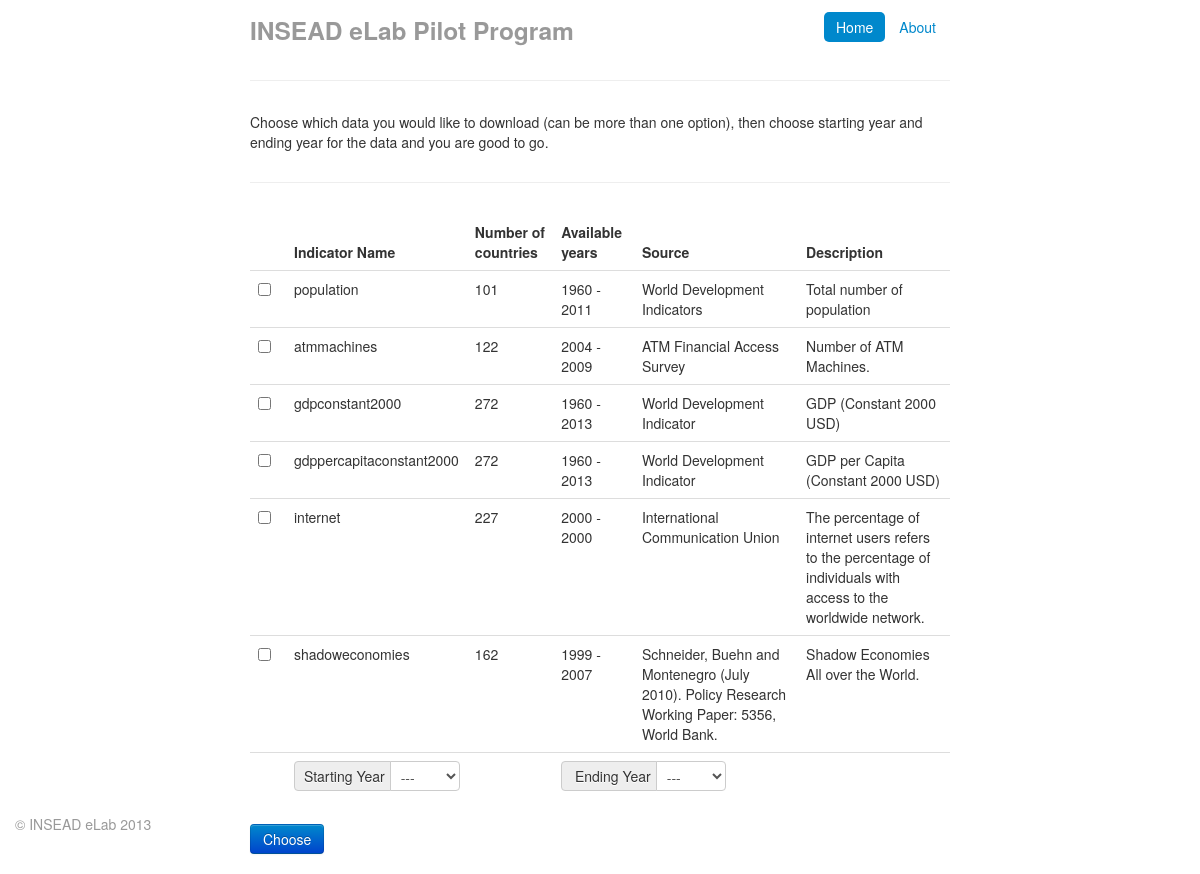
The page /home.php on the database as committed earlier.
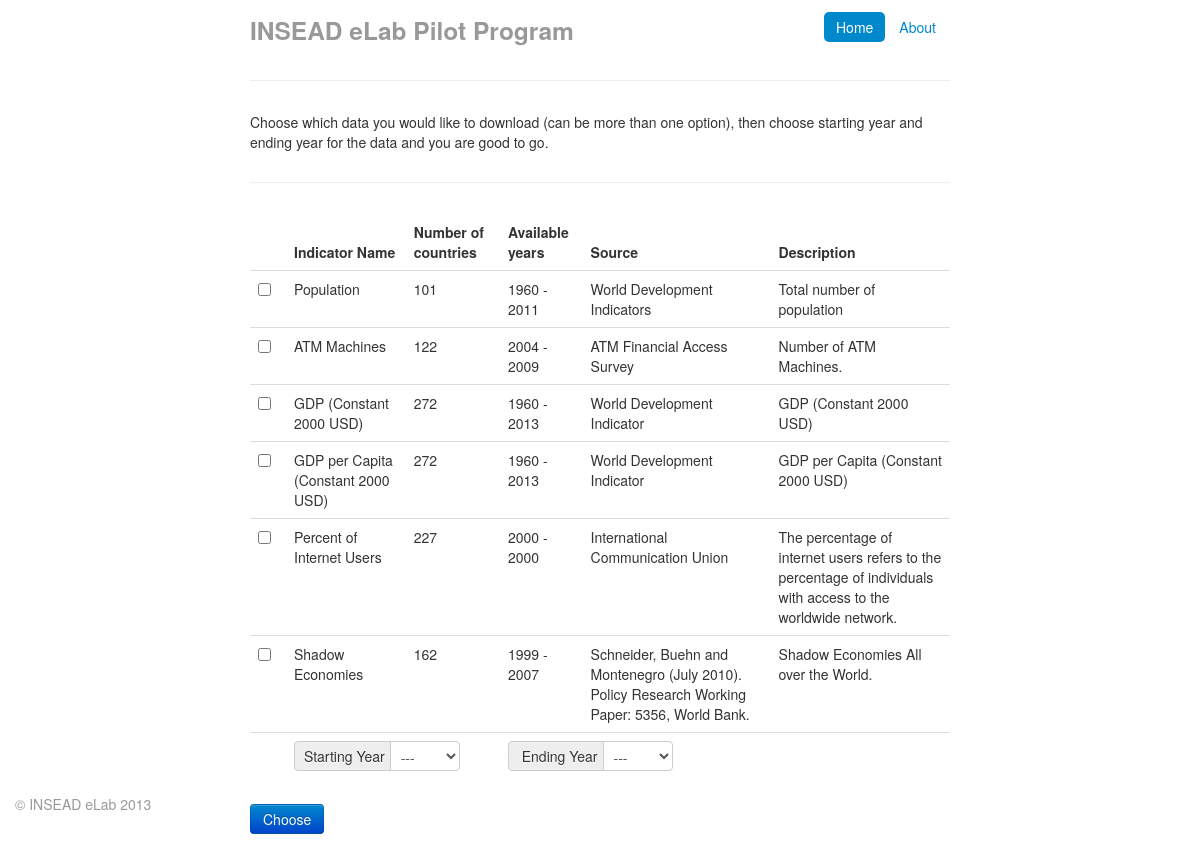
The same page on the database as committed later.
### tables this page shows
CREATE TABLE IF NOT EXISTS `data_tables` (
  `name` text NOT NULL,
  `table_name` text NOT NULL,
  `countries` int(11) NOT NULL,
  `year_start` int(11) NOT NULL,
  `year_end` int(11) NOT NULL,
  `source` text NOT NULL,
  `description` text NOT NULL,
  `notes` text
);

### home.php (the view, shortened to what this page needs)
<!DOCTYPE html>
<html lang="en">
  <head>
    <link href="bootstrap/css/bootstrap.css" rel="stylesheet">
    <link href="bootstrap/css/bootstrap-responsive.css" rel="stylesheet">
  </head>
  <body>
	<div id="wrap">
    <div class="container-narrow">
      <div class="masthead">
        <ul class="nav nav-pills pull-right">
          <li class="active"><a href="#">Home</a></li>
          <li><a href="about.php">About</a></li>
        </ul>
        <h3 class="muted">INSEAD eLab Pilot Program</h3>
      </div>
	  <hr>
	  Choose which data you would like to download (can be more than one option), then choose starting year and ending year for the data and you are good to go.
	  <hr>
      <form action="result.php" method="post">
	  <?php
		$result = mysql_query("SELECT * FROM data_tables;");
		echo "<table class=\"table table-hover\">
		<thead>
		<tr>
		<th></th>
		<th>Indicator Name</th>
		<th>Number of countries</th>
		<th>Available years</th>
		<th>Source</th>
		<th>Description</th>
		</tr>
		</thead></tbody>";
		while($row = mysql_fetch_array($result))
		  {
		  echo "<tr>";
		  echo "<td><label class=\"checkbox\"><input type=\"checkbox\" name=\"table[]\" value=\"". $row['table_name']."\"></label></td>";
		  echo "<td>" . $row['name'] . "</td>";
		  echo "<td>" . $row['countries'] . "</td>";
		  echo "<td>" . $row['year_start'] . " - " . $row['year_end'] . "</td>";
		  echo "<td>" . $row['source'] . "</td>";
		  echo "<td>" . $row['description'] . "</td>";
		  echo "</tr>";
		  }
		?>
		<tr>
		<td></td>
		<td colspan="2">
		  <div class="input-prepend">
			<span class="add-on">&nbsp;Starting Year</span>
			<select class="span1" name="start_year">
			<option value="">---</option>
			</select>
		  </div>
		</td>
		<td colspan="2">
		  <div class="input-prepend">
			<span class="add-on">&nbsp;&nbsp;Ending Year</span>
			<select class="span1" name="end_year">
			<option value="">---</option>
			</select>
		</div>
		</td>
		<td></td>
		</tr>
	  <?php
		echo "</tbody></table>";
	  ?>
	  <button class="btn btn-primary" type="submit">Choose</button>
	  </form>
    </div>
	</div>
	<div id="footer">
      <div class="container">
        <p class="muted credit">&copy; INSEAD eLab 2013</p>
      </div>
    </div>
  </body>
</html>

### home.php (style rules this page uses)
html, body { height: 100%; }
#wrap { min-height: 100%; height: auto !important; height: 100%; margin: 0 auto -60px; }
#push, #footer { height: 60px; }
.container-narrow { margin: 0 auto; max-width: 700px; }
.container-narrow > hr { margin: 30px 0; }

Rows that differ between the two databases and show on the page:
removed data_tables: name "population", countries "101", year_start "1960", year_end "2011", source "World Development Indicators", description "Total number of population"
removed data_tables: name "atmmachines", countries "122", year_start "2004", year_end "2009", source "ATM Financial Access Survey", description "Number of ATM Machines."
removed data_tables: name "gdpconstant2000", countries "272", year_start "1960", year_end "2013", source "World Development Indicator", description "GDP (Constant 2000 USD)"
removed data_tables: name "gdppercapitaconstant2000", countries "272", year_start "1960", year_end "2013", source "World Development Indicator", description "GDP per Capita (Constant 2000 USD)"
removed data_tables: name "internet", countries "227", year_start "2000", year_end "2000", source "International Communication Union", description "The percentage of internet users refers to the percentage of individuals with access to the worldwide network."
removed data_tables: name "shadoweconomies", countries "162", year_start "1999", year_end "2007", source "Schneider, Buehn and Montenegro (July 2010). Policy Research Working Paper: 5356, World Bank.", description "Shadow Economies All over the World."
added data_tables: name "Population", countries "101", year_start "1960", year_end "2011", source "World Development Indicators", description "Total number of population"
added data_tables: name "ATM Machines", countries "122", year_start "2004", year_end "2009", source "ATM Financial Access Survey", description "Number of ATM Machines."
added data_tables: name "GDP (Constant 2000 USD)", countries "272", year_start "1960", year_end "2013", source "World Development Indicator", description "GDP (Constant 2000 USD)"
added data_tables: name "GDP per Capita (Constant 2000 USD)", countries "272", year_start "1960", year_end "2013", source "World Development Indicator", description "GDP per Capita (Constant 2000 USD)"
added data_tables: name "Percent of Internet Users", countries "227", year_start "2000", year_end "2000", source "International Communication Union", description "The percentage of internet users refers to the percentage of individuals with access to the worldwide network."
added data_tables: name "Shadow Economies", countries "162", year_start "1999", year_end "2007", source "Schneider, Buehn and Montenegro (July 2010). Policy Research Working Paper: 5356, World Bank.", description "Shadow Economies All over the World."
